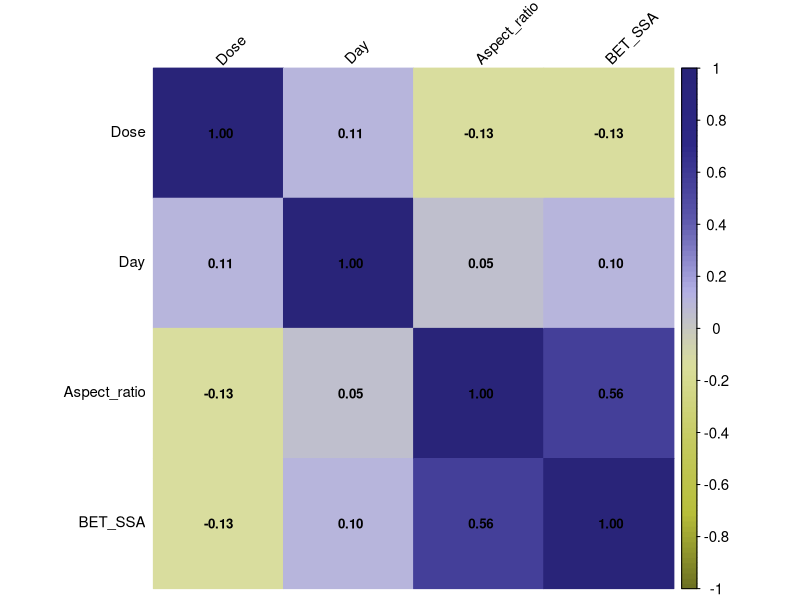
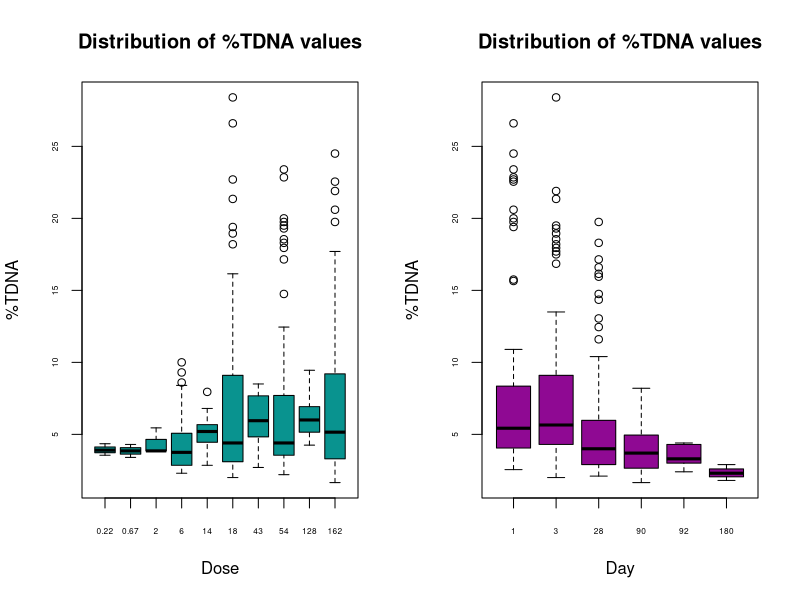

These figures' R source, in order: (Note: this script raises an error after producing the figures.)
## ---- chunk 1
knitr::opts_chunk$set(echo = TRUE, 
                      message = FALSE, 
                      cache = FALSE,
                      warning = FALSE,
                      fig.align = 'center',
                      dpi = 300)
## ---- chunk 2
# Installing and loading  packages
packages <- function(x){
  not_installed <- x[!x %in% installed.packages()[, "Package"]]
  if(length(not_installed) > 0) 
    install.packages(not_installed, dependencies = TRUE)
  invisible(lapply(x, require, character.only = TRUE))
}

packages(c("magrittr", "dplyr", "tidyverse", "GGally", "ggpubr", "corrplot", "FactoMineR", "factoextra", "randomForest"))
## ---- chunk 3
# Setting the working directory to the folder containing the currently open file in RStudio
setwd(dirname(rstudioapi::getActiveDocumentContext()$path))

# Loading data
data <- read.csv2("input_file.csv", header = TRUE, dec = ",")
## ---- chunk 4
# Data sorting
SortedData <- data[order(data[, ncol(data)]), ]

# The most extreme values should be included in the training set. The number of rows with the lowest and highest values to be included in the training set: 
nexv = 3

ExRows <- rbind(SortedData[1:nexv, ], SortedData[(nrow(SortedData)-nexv+1):nrow(SortedData), ])
DataSplit <- SortedData[-c(1:nexv, (nrow(SortedData)-nexv+1):nrow(SortedData)), ]

# Training and validation sets 
ValidationSet <- data.frame()  
TrainingSet <- data.frame()       

for (i in seq_len(nrow(DataSplit))) {
  # The data split ratio is 2:1, where every third element is placed in the validation set
  if (i %% 3 == 1) {
    ValidationSet <- rbind(ValidationSet, DataSplit[i, ])
  } else {
    TrainingSet <- rbind(TrainingSet, DataSplit[i, ])
  }
}

TrainingSet <- rbind(ExRows, TrainingSet)

TrainingSet$Set <- 'T'
ValidationSet$Set <- 'V'

# Responces vectors
RespTrain <- as.vector(TrainingSet[, ncol(TrainingSet) - 1])
RespVal <- as.vector(ValidationSet[, ncol(ValidationSet) - 1])

# Matrix with descriptors
DescT <- as.matrix(TrainingSet[, 2:(ncol(TrainingSet) - 2)])
DescV <- as.matrix(ValidationSet[, 2:(ncol(ValidationSet) - 2)])

# Name of columns
ChemNameT <- TrainingSet[,1]
ChemNameV <- ValidationSet[,1]

# Autoscaling data
scaling <- function(x, sc_data){
  average <- mean(sc_data)
  stdev <- sd(sc_data)
  if (stdev == 0) {
    return(rep(0, length(x)))  
  }
  autoscaled_x <- (x-average)/stdev
  autoscaled_x
}

AutoscDescT <- as.data.frame(matrix(NA, nrow = nrow(DescT), ncol = ncol(DescT)))
AutoscDescV <- as.data.frame(matrix(NA, nrow = nrow(DescV), ncol = ncol(DescV)))


for (i in 1:ncol(DescT)) {
  AutoscDescT[, i] <- scaling(DescT[, i], DescT[, i])
}

for (i in 1:ncol(DescV)) {
  AutoscDescV[, i] <- scaling(DescV[, i], DescT[, i])
}

DescNames <- colnames(DescT)
AutoscDescNames <- paste0("Autoscaled_", DescNames) 

# Summary table
Summary <- data.frame(rbind(
  setNames(cbind(ChemNameT, DescT, AutoscDescT, RespTrain, TrainingSet$Set), 
           c("ChemName", DescNames, AutoscDescNames, "Experimental", "Set")), 
  setNames(cbind(ChemNameV, DescV, AutoscDescV, RespVal, ValidationSet$Set), 
           c("ChemName", DescNames, AutoscDescNames, "Experimental", "Set"))))

rownames(Summary) <- NULL

print(head(Summary))
print(tail(Summary))

## ---- chunk 5
# Save Heatmap to PNG
png("docs/figures/HeatMap.png", width = 1500, height = 1500, units = "px", res = 300)

# Computing the correlation matrix

CorrelationMatrix <- cor(data[, 2:(ncol(data) - 1)], use = "complete.obs")

# Color palette for the plot
col <- colorRampPalette(c("#6e7222","#b8bf3a", "#c6cb61", "#dbdf9c", "#b3b0e5", "#5c57ac", "#2e2988", "#292479"))

# Heatmap
corrplot(CorrelationMatrix, 
          method = "color", 
          col = col(100), 
          tl.col = "black", 
          tl.srt = 45, 
          addCoef.col = "black", 
          number.cex=0.8,
          tl.cex = 0.9,
          cl.cex = 0.9)

invisible(dev.off())
## ---- chunk 6
#Save Boxplot to PNG
png("docs/figures/Boxplot.png", width = 2400, height = 1440, units = "px", res = 300)

# Arranging two plots horizontally in a single graphic
par(mfrow = c(1,2))

# Boxplots
boxplot(TDNA~ Dose, 
        data = data,
        col = "#09938F", 
        xlab = "Dose", 
        ylab = "%TDNA", 
        main = "Distribution of %TDNA values",
        cex.axis = 0.5, 
        cex.lab = 1,    
        cex.main = 1.2)
boxplot(TDNA~ Day, 
        data = data,
        col = "#8f0993", 
        xlab = "Day", 
        ylab = "%TDNA", 
        main = "Distribution of %TDNA values",
        cex.axis = 0.5, 
        cex.lab = 1,    
        cex.main = 1.2)

invisible(dev.off())
## ---- chunk 7
# Selecting data for PCA
DataPCA <- data[, -c(1, ncol(data))]
# PCA
ResultsPCA <-  PCA(DataPCA, scale.unit = TRUE, ncp = 5, graph = FALSE)

EigenValues <- ResultsPCA$eig 

print(EigenValues)

# Setting the maximum value on the Y-axis
MaxYEV <- max(EigenValues[, "percentage of variance"]) + 5 
# Save Scree plot to PNG
png("docs/figures/EigenValues.png", width = 2400, height = 1900, units = "px", res = 300)
# Scree plot
fviz_eig(ResultsPCA, 
         addlabels = TRUE, 
         main = "Scree plot",
         col = "#09938F",              
         barfill = "#09938F",   
         border = "black",
         ylim = c(0, MaxYEV)) +
  theme(
    panel.grid.major.x = element_blank(), 
    panel.grid.minor.y = element_blank(),
    panel.grid.major.y = element_blank(), 
    panel.grid.minor.x = element_blank(),
    panel.background = element_rect(fill = "white", color = NA), 
    plot.title = element_text(hjust = 0.5, size = 18, face = "bold"),
    axis.title = element_text(size = 15))
invisible(dev.off())

# Save Contributions plot to PNG
png("docs/figures/Correlation_circle.png", width = 2400, height = 1440, units = "px", res = 300)
# Contributions plot
fviz_pca_var(ResultsPCA, 
             col.var = "contrib",
             gradient.cols = c("#9ab7bf", "#366f7f", "#033c4c")) +
  ggtitle("PCA Variable Contributions") +
  theme(
    panel.grid.major.x = element_blank(), 
    panel.grid.minor.y = element_blank(),
    panel.grid.major.y = element_blank(),
    panel.grid.minor.x = element_blank(),
    panel.background = element_rect(fill = "white", color = NA), 
    plot.title = element_text(hjust = 0.5, size = 18, face = "bold"),
    axis.title = element_text(size = 15),
    legend.title = element_text(size = 13),
    legend.text = element_text(size = 11)) +
  labs(color = "Contribution") 
invisible(dev.off())

# Save Biplot to PNG
png("docs/figures/Biplot.png", width = 2400, height = 1900, units = "px", res = 300)
TDNA_PCA <- as.numeric(data$TDNA)
Day_PCA <- as.factor(data$Day)
# Biplot
fviz_pca_biplot(ResultsPCA, 
                # Endpoits
                geom.ind = "point",
                fill.ind = Day_PCA, # color the points based on the day number
                col.ind = "black",
                pointshape = 21, 
                pointsize = TDNA_PCA, # point size depends on toxicity value
                palette = "Dark2",
                repel = TRUE,
                addEllipses = TRUE,
                # Variables 
                col.var = "contrib",
                gradient.cols = c("#9ab7bf", "#366f7f", "#033c4c"),
                
                legend.title = list(fill = "Day", color = "Contribution of variables", size = "Toxicity value")) + 
  labs(title = "PCA", x = "PC1 (41.7%)", y = "PC2 (27.6%)") + 
  theme_bw() + 
  theme(
    plot.title = element_text(hjust = 0.5, size = 18, face = "bold"),
    axis.title = element_text(size = 15),
    legend.title = element_text(size = 13),
    legend.text = element_text(size = 11)) 
invisible(dev.off())
## ---- chunk 8
# Metrics 
R2Q2 <- function(experimental, predicted) {
  return(1 - sum((experimental - predicted)^2, na.rm = TRUE) / sum((experimental - mean(experimental, na.rm = TRUE))^2, na.rm = TRUE))
}
RMSE <- function(experimental, predicted) {
  return(sqrt(mean((experimental - predicted)^2, na.rm = TRUE)))
}

# Grid parameters 
set.seed(8)

SampizePerc <- floor(nrow(AutoscDescT) * c(0.5, 0.7, 0.9, 1)) 

grid <- expand.grid(ntree = c(500, 750, 1000),
                    mtry = seq(2, 4, by = 1),
                    nodesize = c(1, 5, 10, 20),
                    sampsize = SampizePerc, 
                    maxnodes = seq(5, 25, by = 5))

# Table for resuts
results <- data.frame(ntree = numeric(), mtry = numeric(), nodesize = numeric(), sampsize = numeric(), maxnodes = numeric(), Q2 = numeric(), RMSEext = numeric(), R2 = numeric(), RMSEext = numeric())

# Grid search 
for (i in 1:nrow(grid)) {
  params <- grid[i,]
    set.seed(8)
    model <- randomForest(x = AutoscDescT, RespTrain, 
                          ntree = params$ntree, 
                          mtry = params$mtry, 
                          nodesize = params$nodesize, 
                          sampsize = params$sampsize, 
                          maxnodes = params$maxnodes, 
                          replace = TRUE, 
                          importance = TRUE, 
                          do.trace = FALSE)  
    
    RespTrainPred <- predict(model, newdata = AutoscDescT)
    RespValPred <- predict(model, newdata = AutoscDescV)
  
    R2 <- R2Q2(RespTrain, RespTrainPred)
    RMSEc <- RMSE(RespTrain, RespTrainPred)
    Q2 <- R2Q2(RespVal, RespValPred)
    RMSEext <- RMSE(RespVal, RespValPred)
  
  # First selection 
  if (Q2 > 0.85) {
  results <- rbind(results, data.frame(ntree = params$ntree, 
                                       mtry = params$mtry, 
                                       nodesize = params$nodesize, 
                                       sampsize = params$sampsize, 
                                       maxnodes = params$maxnodes, 
                                       Q2 = Q2, 
                                       RMSEext = RMSEext, 
                                       R2 = R2,
                                       RMSEc = RMSEc))
  }
}

# The secon selection
ResultSort <- results[order(-results$Q2), ]
BestRes <- head(ResultSort)

print(BestRes)
## ---- chunk 9
#Table for results
resultscv <- data.frame(ntree = numeric(), mtry = numeric(), nodesize = numeric(), sampsize = numeric(), maxnodes = numeric(), Q2cv = numeric(), RMSEcv = numeric())

# Loop for parameters
for (i in 1:nrow(BestRes)) {
  HypParm <- BestRes[i, ]
  
  TrainPredLoo <- numeric(length(RespTrain))
  # Loop for crossvalidation
  for (j in 1:length(RespTrain)) {
    TrainIndicates <- setdiff(1:length(RespTrain), j)
    TrainSetLoo <- AutoscDescT[TrainIndicates, ]
    RespTrainLoo <- RespTrain[TrainIndicates]  
    ValSetLoo <- AutoscDescT[j, , drop = FALSE]
    RespValLoo <- RespTrain[j]
    
    set.seed(8)
    # In the training set, there is one less element.
    sampsizevalue <- HypParm$sampsize - 1
    
    model <- randomForest(x = TrainSetLoo, y = RespTrainLoo, 
                          ntree = HypParm$ntree, 
                          mtry = HypParm$mtry, 
                          nodesize = HypParm$nodesize, 
                          sampsize = sampsizevalue, 
                          maxnodes = HypParm$maxnodes, 
                          replace = TRUE, 
                          importance = TRUE, 
                          do.trace = FALSE)  
    
    PredLoo <- predict(model, newdata = ValSetLoo)
    
    TrainPredLoo[j] <- PredLoo
  }
  Q2cv <- R2Q2(RespTrain, TrainPredLoo)
  RMSEcv <- RMSE(RespTrain, TrainPredLoo)

  resultscv <- rbind(resultscv, data.frame(ntree = HypParm$ntree, 
                                       mtry = HypParm$mtry, 
                                       nodesize = HypParm$nodesize, 
                                       sampsize = HypParm$sampsize, 
                                       maxnodes = HypParm$maxnodes, 
                                       Q2cv = Q2cv, 
                                       RMSEcv = RMSEcv))
}

resultsall<- cbind(resultscv, Q2ext = BestRes$Q2, RMSEext = BestRes$RMSEext, R2 = BestRes$R2, RMSEc = BestRes$RMSEc)
print(resultsall)
